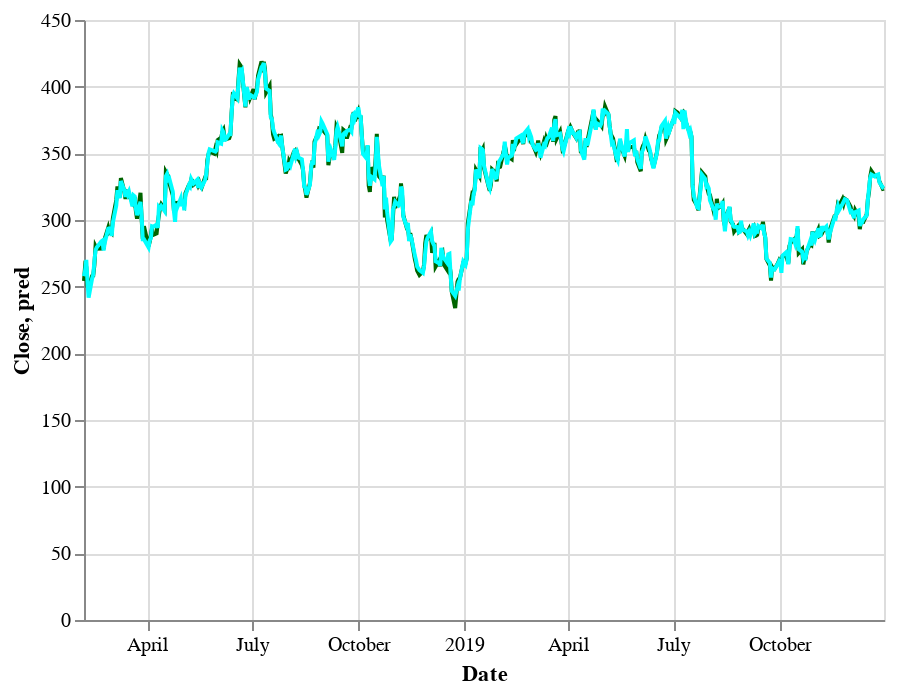

The code cell stored with this chart in its notebook:
### Markdown cell above
Overlay the graphs in order to see the difference between the real and predicted values. You can tell here that the regression model was able to predict the values very well.

### Code cell
pred_real = real+predicted
pred_real

### Figure 1 — Vega-Lite specification as saved in the notebook (floating-point values rounded to 4 significant figures; data arrays with more than 128 entries replaced by an {"elided": "..."} marker saying what was removed)
{"config": {"view": {"continuousWidth": 400, "continuousHeight": 300}}, "layer": [{"mark": "line", "encoding": {"color": {"value": "darkgreen"}, "tooltip": [{"field": "Date", "type": "temporal"}, {"field": "Close", "type": "quantitative"}], "x": {"field": "Date", "type": "temporal"}, "y": {"field": "Close", "type": "quantitative"}}}, {"mark": "line", "encoding": {"color": {"value": "cyan"}, "tooltip": [{"field": "Date", "type": "temporal"}, {"field": "pred", "type": "quantitative"}], "x": {"field": "Date", "type": "temporal"}, "y": {"field": "pred", "type": "quantitative"}}}], "data": {"name": "data-56f519665d5dcd43f076f291f7cd0488"}, "$schema": "https://vega.github.io/schema/vega-lite/v4.17.0.json", "datasets": {"data-56f519665d5dcd43f076f291f7cd0488": {"elided": "480 records"}}}
